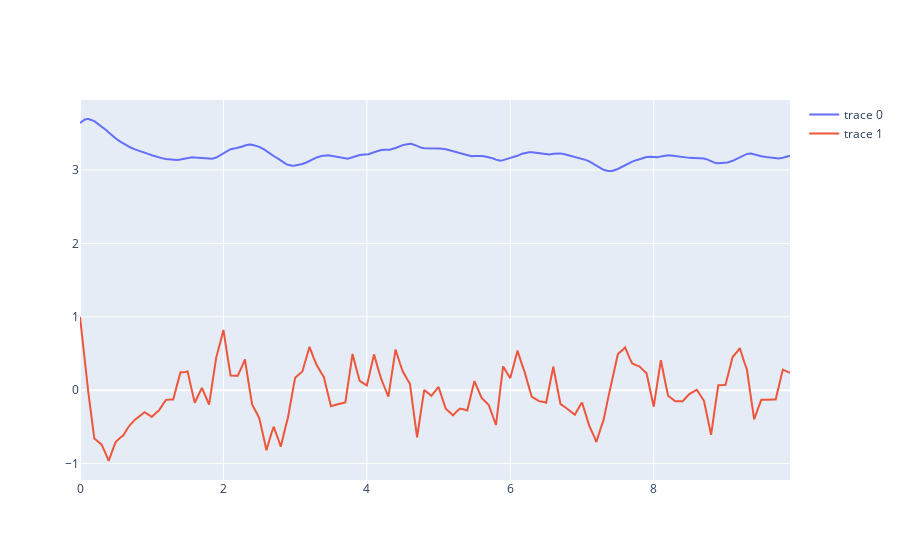

This figure's notebook cell:
### Code cell
dx = pendulum.dx
step_cost = vf.step_cost
u_min = torch.Tensor(vf.u_lo[0]).type(vf.dtype)
u_max = torch.Tensor(vf.u_up[0]).type(vf.dtype)
dt_ctrl = .2
num_samples = 50

ctrl = controllers.get_sampling_infinite_horizon_controller(dx, step_cost, vf_approx.model, u_min, u_max, dt_ctrl, num_samples)
x0 = torch.Tensor([np.pi+0.5, 1.]).double()
x_traj_sim, t_traj_sim = controllers.sim_ctrl(x0, 1, dx, ctrl, .1, 100)

fig = go.Figure()
for i in range(2):
    fig.add_trace(go.Scatter(
        x=t_traj_sim,
        y=x_traj_sim[i,:]
    ))
fig.show()

### Figure 1 — Plotly figure (JSON) as saved in the notebook; plotly's stock layout.template omitted (floating-point values rounded to 4 significant figures; data arrays with more than 128 entries replaced by an {"elided": "..."} marker saying what was removed)
{"data": [{"type": "scatter", "x": {"elided": "201 float values"}, "y": {"elided": "201 float values"}}, {"type": "scatter", "x": {"elided": "201 float values"}, "y": {"elided": "201 float values"}}], "layout": {}}
